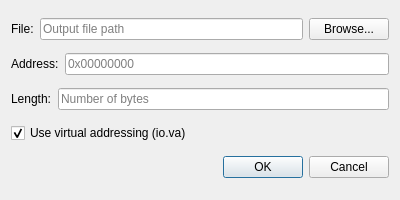
<?xml version="1.0" encoding="UTF-8"?>
<ui version="4.0">
 <class>DumpDialog</class>
 <widget class="QDialog" name="DumpDialog">
  <property name="geometry">
   <rect>
    <x>0</x>
    <y>0</y>
    <width>400</width>
    <height>200</height>
   </rect>
  </property>
  <property name="windowTitle">
   <string>Dump to file</string>
  </property>
  <layout class="QVBoxLayout" name="verticalLayout">
   <item>
    <layout class="QHBoxLayout" name="fileLayout">
     <item>
      <widget class="QLabel" name="fileLabel">
       <property name="text">
        <string>File:</string>
       </property>
      </widget>
     </item>
     <item>
      <widget class="QLineEdit" name="fileLE">
       <property name="placeholderText">
        <string>Output file path</string>
       </property>
      </widget>
     </item>
     <item>
      <widget class="QPushButton" name="browsePB">
       <property name="text">
        <string>Browse...</string>
       </property>
      </widget>
     </item>
    </layout>
   </item>
   <item>
    <layout class="QHBoxLayout" name="addressLayout">
     <item>
      <widget class="QLabel" name="addressLabel">
       <property name="text">
        <string>Address:</string>
       </property>
      </widget>
     </item>
     <item>
      <widget class="QLineEdit" name="addressLE">
       <property name="placeholderText">
        <string>0x00000000</string>
       </property>
       <property name="maxLength">
        <number>18</number>
       </property>
      </widget>
     </item>
    </layout>
   </item>
   <item>
    <layout class="QHBoxLayout" name="lengthLayout">
     <item>
      <widget class="QLabel" name="lengthLabel">
       <property name="text">
        <string>Length:</string>
       </property>
      </widget>
     </item>
     <item>
      <widget class="QLineEdit" name="lengthLE">
       <property name="placeholderText">
        <string>Number of bytes</string>
       </property>
       <property name="maxLength">
        <number>18</number>
       </property>
      </widget>
     </item>
    </layout>
   </item>
   <item>
    <widget class="QCheckBox" name="vaModeCB">
     <property name="text">
      <string>Use virtual addressing (io.va)</string>
     </property>
     <property name="checked">
      <bool>true</bool>
     </property>
    </widget>
   </item>
   <item>
    <widget class="QDialogButtonBox" name="buttonBox">
     <property name="orientation">
      <enum>Qt::Horizontal</enum>
     </property>
     <property name="standardButtons">
      <set>QDialogButtonBox::Cancel|QDialogButtonBox::Ok</set>
     </property>
    </widget>
   </item>
  </layout>
 </widget>
 <resources/>
 <connections>
  <connection>
   <sender>buttonBox</sender>
   <signal>accepted()</signal>
   <receiver>DumpDialog</receiver>
   <slot>accept()</slot>
   <hints>
    <hint type="sourcelabel">
     <x>248</x>
     <y>254</y>
    </hint>
    <hint type="destinationlabel">
     <x>157</x>
     <y>274</y>
    </hint>
   </hints>
  </connection>
  <connection>
   <sender>buttonBox</sender>
   <signal>rejected()</signal>
   <receiver>DumpDialog</receiver>
   <slot>reject()</slot>
   <hints>
    <hint type="sourcelabel">
     <x>316</x>
     <y>260</y>
    </hint>
    <hint type="destinationlabel">
     <x>286</x>
     <y>274</y>
    </hint>
   </hints>
  </connection>
 </connections>
</ui>
